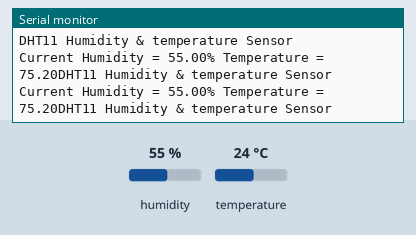
This sketch was run on a simulated ESP8266 (NodeMCU). On the bench: the last lines printed to the serial monitor. Inputs (shaded band) come from the test bench; at power-on: humidity 55 %, temperature 24 °C.

Above: at 2.2 s.
2.3 s: humidity set to 22 %
At 3.3 s:
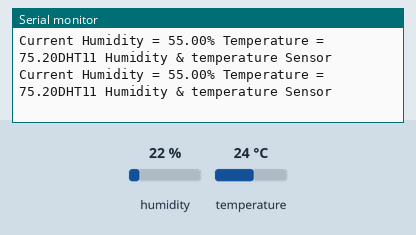
5.5 s: temperature set to 12 °C
At 6.5 s:
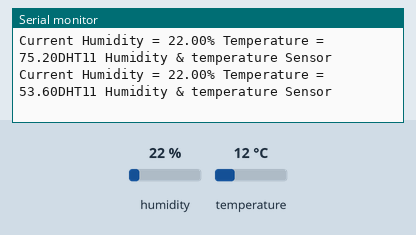
8.7 s: humidity set to 40 %
At 10.6 s:
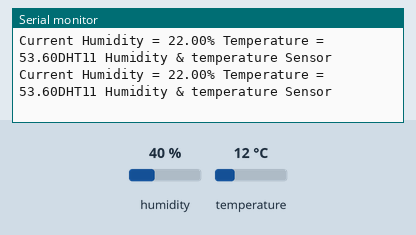
Timing chart, 0 to 12.1 s (numbered marks = the images above; inputs shaded):
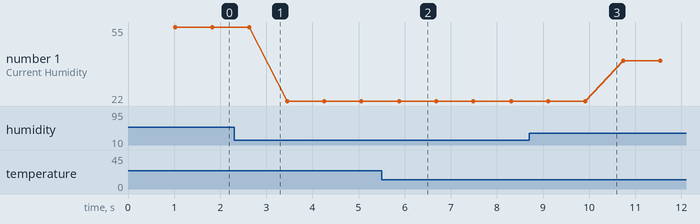

The sketch:

temp_humid.ino
```cpp
#include "DHT.h"
#define DHTTYPE DHT11  // Analog Pin sensor is connected to

DHT dht(D8,DHTTYPE);
void setup(void)
{

  dht.begin();
  Serial.begin(115200);
  Serial.println("DHT11 Humidity & temperature Sensor\n\n");
  delay(1000);//Wait before accessing Sensor

}//end "setup()"

void loop() {

  float h =dht.readHumidity();
  float t =dht.readTemperature(true);

  Serial.print("Current Humidity = ");
  Serial.print(h);
  Serial.print("% ");
  Serial.print("Temperature = ");
  Serial.print(t);
  Serial.println("DHT11 Humidity & temperature Sensor\n\n");
  delay(800);
}
```

Measured:
- after the input at 5.5 s, the serial monitor: prints a new line after 0.38 s (image 2)
- plotted number 1: 55 → 22 after the input at 2.3 s, 22 → 40 after the input at 8.7 s
